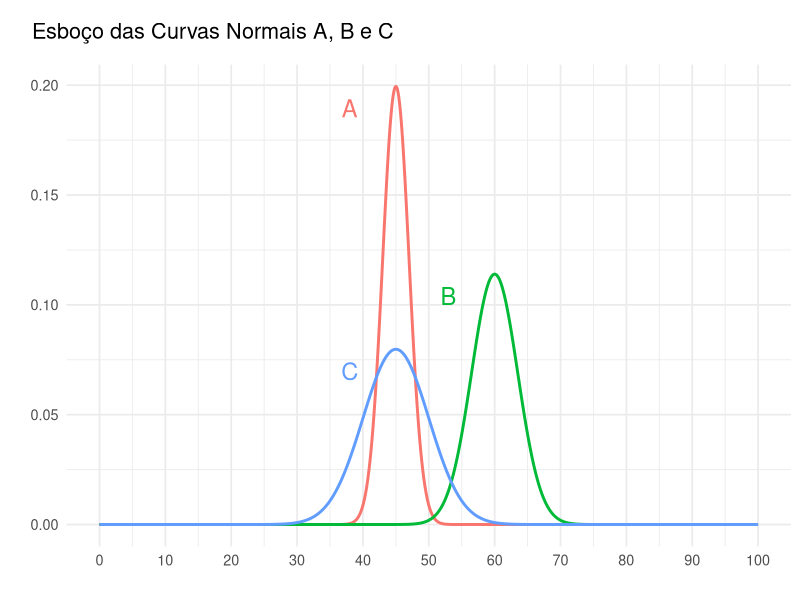
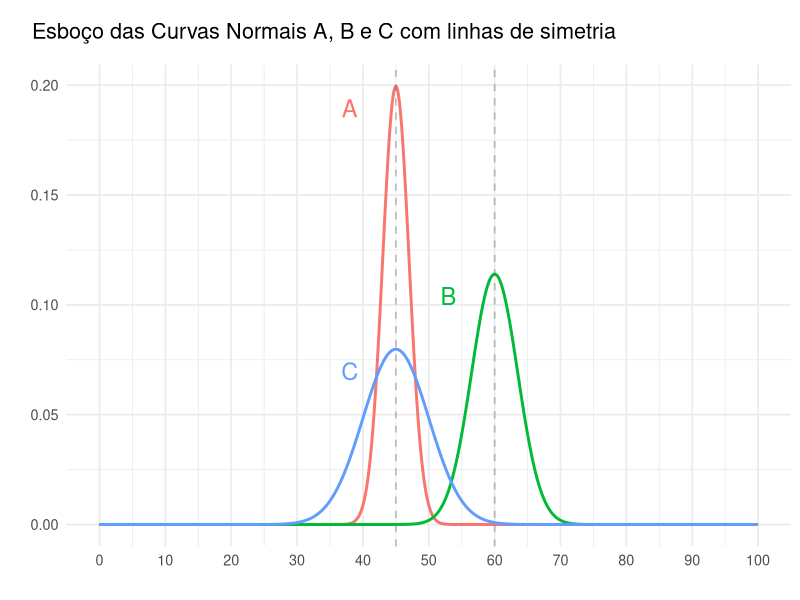
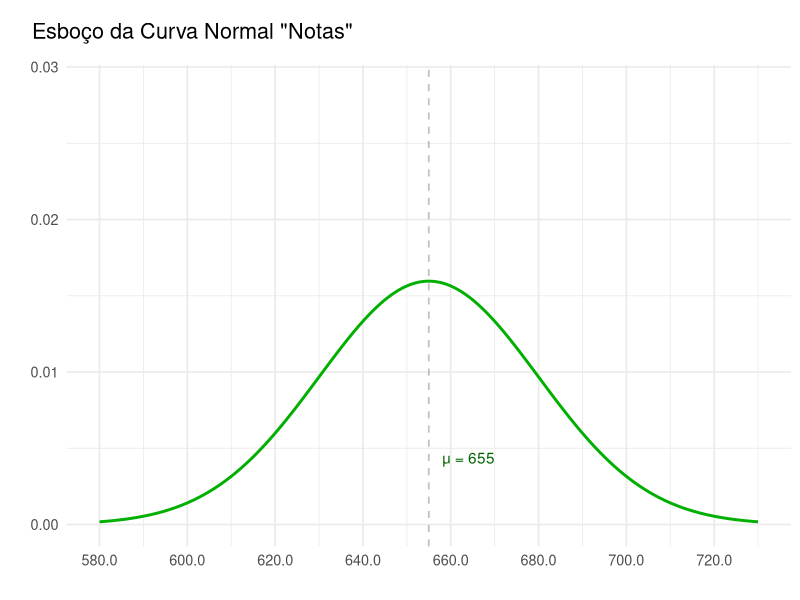
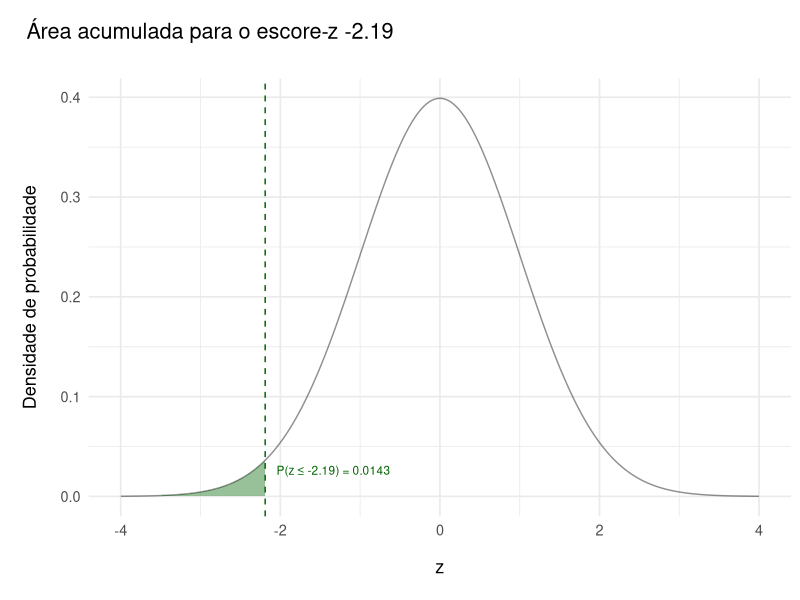
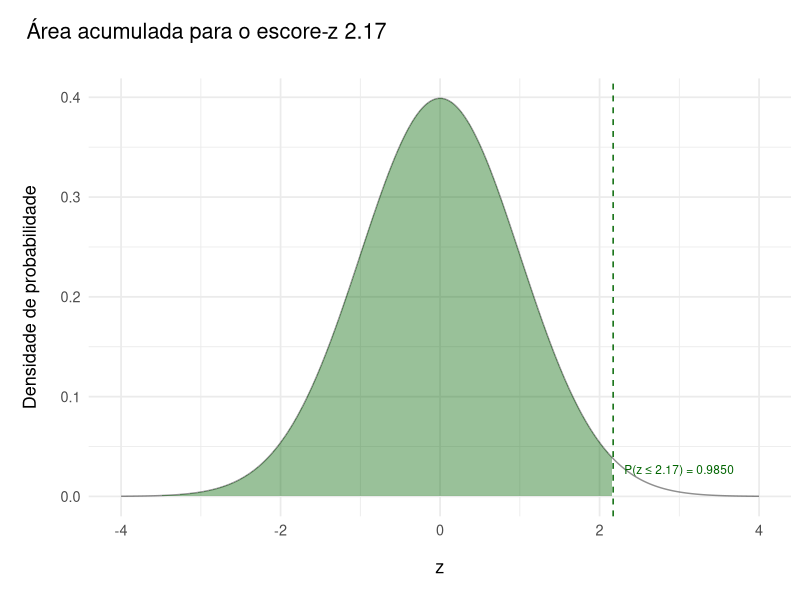
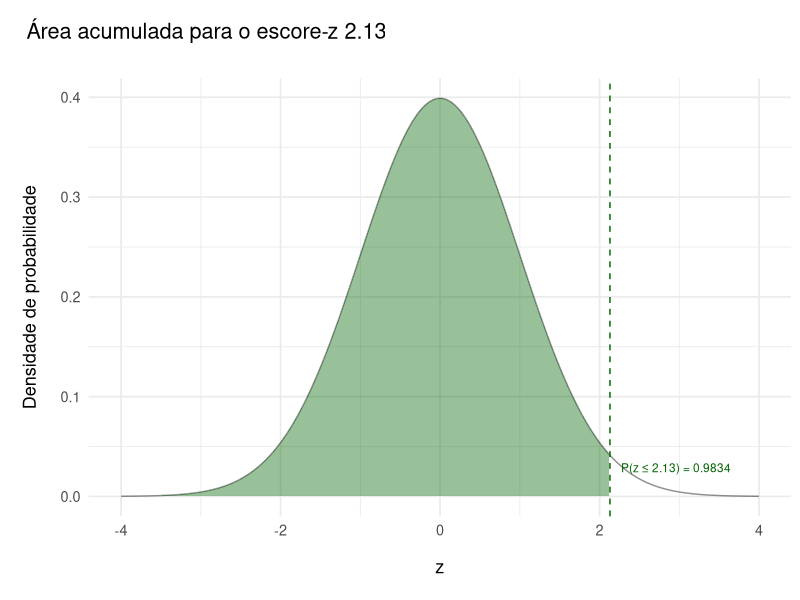
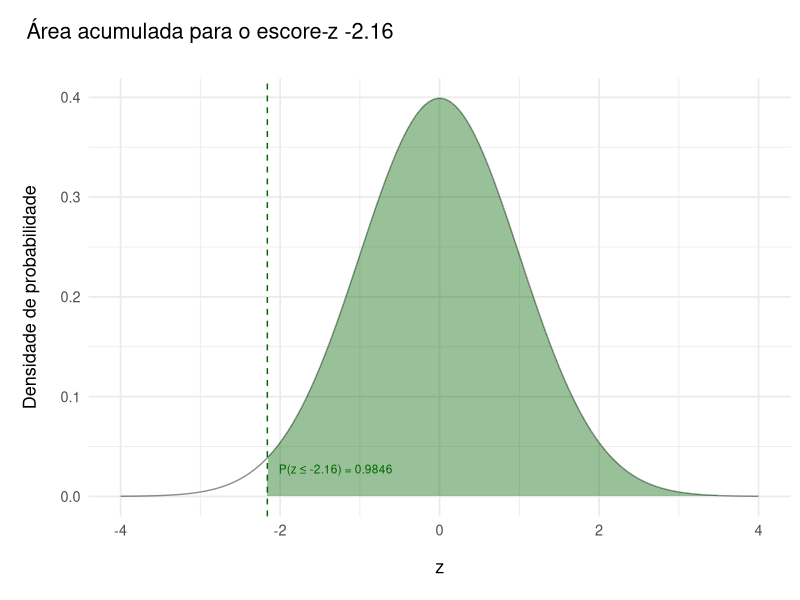
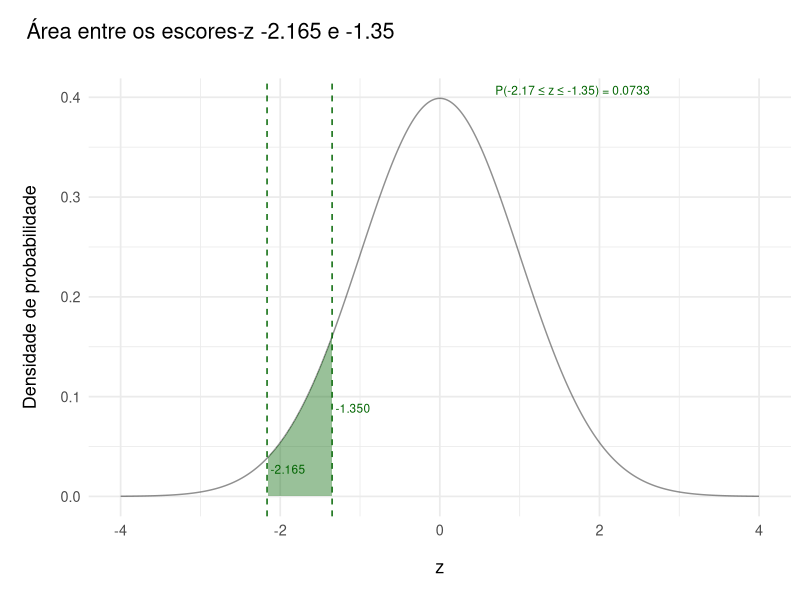

Recreate these plots in R, in order.
## ---- chunk 1
#| warning: false

library(ggplot2)
library(dplyr)
library(tidyr)
library(scales)
## ---- chunk 2
#| code-fold: true

exp(1i * pi) + 1
## ---- chunk 3
## Usando notação Latex, mostra um número com seis casas decimais e
## a porcentagem equivalente com duas casas decimais
ppercent <- function(raw) {
  sprintf("$$P = %.6f \\approx %.2f\\%%$$", raw, raw * 100) |> cat()
}

## Arredonda um número para 4 casas decimais
r4 <- function(float) {
  round(float, digits = 4)
}

## Arredonda um número para 2 casas decimais
r2 <- function(float) {
  round(float, digits = 2)
}
## ---- chunk 4
curves <- tibble(
  curve = c("A", "B", "C"), # Curva
  mu = c(45, 60, 45),       # Média
  sigma = c(2, 3.5, 5),     # Desvio padrão
)
## ---- chunk 5
x_vector <- seq(0, 100, length.out = 1000)
## ---- chunk 6
density <- curves |>
  # Para estruturar o dataset, repetimos os atributos de cada curva 1000 vezes
  slice(rep(seq_len(n()), each = length(x_vector))) |>
  # Adicionamos uma nova coluna, que insere os valores de x para cada linha
  mutate(x = rep(x_vector, times = nrow(curves))) |>
  # Finalmente, obtemos o y correspondente na FDP em outra nova coluna
  mutate(y = dnorm(x, mean = mu, sd = sigma)) |>
  # Precisamos apenas das colunas curve (A, B ou C), x e y
  select(curve, x, y)
## ---- chunk 7
#| code-fold: true

## Define as posições dos rótulos sobre cada curva
## A partir do ponto máximo de cada curva, calculamos uma posição um pouco mais
## à esquerda e abaixo para posicionar os rótulos
label_positions <- curves |>
  transmute(curve,
    x = mu - 7,
    y = dnorm(mu, mean = mu, sd = sigma) - 0.01
  )

## Plota os dados
plot <- ggplot(density, aes(x, y, color = curve)) +
  geom_line(linewidth = 1, show.legend = FALSE) +
  geom_text(
    data = label_positions, aes(x = x, y = y, label = curve),
    size = 6,
    show.legend = FALSE,
  ) +
  labs(
    title = "Esboço das Curvas Normais A, B e C",
    x = "", y = "",
  ) +
  scale_x_continuous(
    breaks = seq(0, 100, by = 10),
    minor_breaks = seq(0, 100, by = 5)
  ) +
  theme_minimal(base_size = 13) +
  theme(
    plot.title = element_text(margin = margin(l = -25, t = 10, b = 15))
  )

plot
## ---- chunk 8
#| code-fold: true

bisectors <- curves |>
  transmute(curve, xintercept = mu)

plot +
  labs(
    title = "Esboço das Curvas Normais A, B e C com linhas de simetria",
  ) +
  geom_vline(
    data = bisectors,
    aes(xintercept = xintercept),
    color = "#66666666",
    linetype = "dashed",
    linewidth = 0.6,
    show.legend = FALSE
  )
## ---- chunk 9
#| code-fold: true

## Plota o gráfico de uma curva de distribuição normal
plot_draft <- function(density, curve, properties) {
  p <- properties
  mu <- slice_head(curve)$mu
  sigma <- slice_head(curve)$sigma

  bisectors <- curve |>
    transmute(curve, xintercept = mu)

  plot <- ggplot(density, aes(x, y)) +

    geom_line(color = "#00af00", linewidth = 1, show.legend = FALSE) +
    geom_vline(
      data = bisectors,
      aes(xintercept = xintercept),
      color = "#66666666",
      linetype = "dashed",
      linewidth = 0.6,
      show.legend = FALSE
    ) +
    annotate(
     "text",
      x    = mu,
      y    = dnorm(mu, mean = mu, sd = sigma) * 0.25,
      label = paste0("μ = ", mu),
      vjust = 0,
      hjust = -0.25,
      color = "darkgreen"
    ) +
    labs(
      title = paste("Esboço da Curva Normal \"", p$name, "\"", sep = ""),
      x = "",
      y = ""
    ) +
    scale_x_continuous(
      breaks = seq(p$x_min, p$x_max, by = p$x_step),
      minor_breaks = seq(p$x_min, p$x_max, by = p$x_step / 2),
      labels = label_number(accuracy = 0.1),
    ) +
    scale_y_continuous(
      limits = c(0, max(density$y) * p$y_max_multiplier)
    ) +
    theme_minimal(base_size = 13) +
    theme(plot.title = element_text(margin = margin(l = -25, t = 10, b = 15)))

  plot
}
## ---- chunk 10

draft <- function(name, mu, sigma, x_min, x_max, x_step, y_max_multiplier = 1) {

    curve <- tibble(
      curve = name,
      mu = mu,
      sigma = sigma,
    )

    x_vector <- seq(x_min, x_max, length.out = 1000)

    density <- curve |>
      slice(rep(seq_len(n()), each = length(x_vector))) |>
      mutate(x = x_vector) |>
      mutate(y = dnorm(x, mean = mu, sd = sigma)) |>
      select(curve, x, y)

    graph_properties <- list(
      name = name,
      x_min = x_min,
      x_max = x_max,
      x_step = x_step,
      y_max_multiplier = y_max_multiplier
    )

    plot_draft(density, curve, graph_properties)
  }
## ---- chunk 11
draft(
  name = "Notas",
  mu = 655,
  sigma = 25,
  x_min = 580,
  x_max = 730,
  x_step = 20,
  y_max_multiplier = 1.8
)
## ---- chunk 12
#| code-fold: true

z_plot <- function(z, right = FALSE, opposite = NULL) {

opp <- if (is.null(opposite)) if (right) 4 else -4 else opposite

## Cria um conjunto de 400 valores para x entre -4 e 4
x_vals <- seq(-4, 4, length.out = 400)

## Cria uma tibble com os valores de x e seus equivalentes em y
pairs <- tibble(x = x_vals, y = dnorm(x_vals))

plot <- ggplot(
  # Traça a curva usando os valores de x e y
  pairs, aes(x, y)) +
  geom_line(linewidth = 0.5, color = "#0000006f") +
  geom_area(
    # Obtém apenas a área onde x <= z
    data = subset(pairs, if (right) (x >= z & x <= opp) else (x >= opp & x <= z)),
    aes(x, y),
    # Colore a área obtida em verde
    fill = "darkgreen", alpha = 0.4
  ) +
  # Traça uma linha perpendicular a x sobre z
  geom_vline(xintercept = z, linetype = "dashed", color = "darkgreen") +
    labs(
      x = "z",
      y = "Densidade de probabilidade"
    ) +
  # Demais parâmetros para a aparência e tamanho do gráfico
  theme_minimal(base_size = 13) +
  theme(
    plot.title = element_text(margin = margin(l = -45, t = 10, b = 25)),
    axis.title.y = element_text(
      margin = margin(t = 0, r = 15, b = 0, l = 10, unit = "pt")
    ),
    axis.title.x = element_text(
      margin = margin(t = 15, r = 0, b = 10, l = 0, unit = "pt")
    )
  )

  plot <- if (!is.null(opposite)) {
    plot +
      # Adiciona título e rótulos dos eixos
      labs(
        title = paste("Área entre os escores-z", r4(z), "e", r4(opp)),
      ) +
      geom_vline(
        xintercept = opp,
        linetype = "dashed",
        color = "darkgreen"
      ) +
      annotate(
        "text",
        x = z, y = dnorm(z) * 0.5,
        label = sprintf("%.3f", z),
        size = 3,
        vjust = -0.4,
        hjust = -0.1,
        color = "darkgreen"
      ) +
      annotate(
        "text",
        x = opp, y = dnorm(opp) * 0.5,
        label = sprintf("%.3f", opp),
        size = 3,
        vjust = -0.4,
        hjust = -0.1,
        color = "darkgreen"
      ) +
      annotate(
        "text",
        x = 0.5, y = dnorm(0),
        label = sprintf(
          "P(%.2f ≤ z ≤ %.2f) = %.4f",
          if (z < opp) z else opp,
          if (z > opp) z else opp,
          abs(pnorm(z) - pnorm(opp))
        ),
        size = 3,
        vjust = -0.4,
        hjust = -0.1,
        color = "darkgreen"
    )
  } else {
    plot +
    # Adiciona título e rótulos dos eixos
    labs(
      title = paste("Área acumulada para o escore-z", r4(z)),
    ) +
    # Anota o valor correspondente à área
    annotate(
      "text",
      x = z, y = dnorm(z) * 0.5,
      label = sprintf("P(z ≤ %.2f) = %.4f", z, pnorm(z, lower.tail = !right)),
      size = 3,
      vjust = -0.4,
      hjust = -0.1,
      color = "darkgreen"
    )
  }
  plot
}
## ---- chunk 13
#| output: asis
pnorm(-2.19) |> ppercent()
## ---- chunk 14
z_plot(-2.19)
## ---- chunk 15
#| output: asis
pnorm(2.17) |> ppercent()
## ---- chunk 16
z_plot(2.17)
## ---- chunk 17
z_plot(2.13)
## ---- chunk 18
#| output: asis
pnorm(2.13) |> ppercent()
## ---- chunk 19
1 - pnorm(-2.16)
## ---- chunk 20
#| output: asis
pnorm(-2.16, lower.tail = FALSE) |> ppercent()
## ---- chunk 21
z_plot(-2.16, right = TRUE)
## ---- chunk 22
#| output: asis
pnorm(-2.16) |> ppercent()
## ---- chunk 23
1 - pnorm(-2.16)
## ---- chunk 24
z_plot(-2.165, right = TRUE, opposite = -1.35)
## ---- chunk 25
pnorm(-1.35)
## ---- chunk 26
pnorm(-2.165)
## ---- chunk 27
pnorm(-1.35) - pnorm(-2.165)
## ---- chunk 28
#| output: asis
#| echo: false
(pnorm(-1.35) - pnorm(-2.165)) |> ppercent()
## ---- chunk 29
e7 <- list(
  mu = 67,
  sigma = 3.5,
  x = 70
)

## ---- chunk 30
draft(
  name = "Velocidade",
  mu = e7$mu,
  sigma = e7$sigma,
  x_min = e7$mu - e7$sigma * 3.5,
  x_max = e7$mu + e7$sigma * 3.5,
  x_step = ceiling(e7$sigma / 2),
)
## ---- chunk 31

z <- (e7$x - e7$mu) / e7$sigma
z
## ---- chunk 32
#| output: asis
(1 - pnorm(z)) |> ppercent()
## ---- chunk 33
z_plot(z, right = TRUE)
## ---- chunk 34
e8 <- list(
  mu = 45,
  sigma = 12,
  x1 = 33,
  x2 = 60
)

## ---- chunk 35
draft(
  name = "Permanência",
  mu = e8$mu,
  sigma = e8$sigma,
  x_min = e8$mu - e8$sigma * 3.5,
  x_max = e8$mu + e8$sigma * 3.5,
  x_step = ceiling(e8$sigma / 2),
)
## ---- chunk 36

z1 <- (e8$x1 - e8$mu) / e8$sigma
z1
## ---- chunk 37

z2 <- (e8$x2 - e8$mu) / e8$sigma
z2
## ---- chunk 38
#| output: asis
p <- abs(pnorm(z2) - pnorm(z1))
p |> ppercent()
## ---- chunk 39
z_plot(z2, opposite = z1)
## ---- chunk 40
z <- qnorm(0.9616)
z
## ---- chunk 41
alpha <- 0.05
z95 <- qnorm(1 - alpha/2)
z95
## ---- chunk 42
pnorm(z95)
## ---- chunk 43
qnorm(pnorm(z95))
## ---- chunk 44
p10 <- qnorm(0.1)
p20 <- qnorm(0.2)
p99 <- qnorm(0.99)

p10
p20
p99
## ---- chunk 45
e12 <- list(
  mu = 52,
  sigma = 15,
  x1 = NULL,
  x2 = NULL,
  x2 = NULL,
  z1 = -2.33,
  z2 = 3.1,
  z3 = 0.58
)

## ---- chunk 46
#| code-fold: true
draft(
  name = "Pesos",
  mu = e12$mu,
  sigma = e12$sigma,
  x_min = e12$mu - e12$sigma * 3.5,
  x_max = e12$mu + e12$sigma * 3.5,
  x_step = ceiling(e12$sigma / 2),
)
## ---- chunk 47
e12$x1 <- e12$mu + e12$sigma * e12$z1
e12$x1

e12$x2 <- e12$mu + e12$sigma * e12$z2
e12$x2

e12$x3 <- e12$mu + e12$sigma * e12$z3
e12$x3
## ---- chunk 48
e13 <- list(
  mu = 129,
  sigma = 5.18,
  x = NULL,
  z = NULL
)

## ---- chunk 49
#| code-fold: true
draft(
  name = "Frenagem",
  mu = e13$mu,
  sigma = e13$sigma,
  x_min = e13$mu - e13$sigma * 3.5,
  x_max = e13$mu + e13$sigma * 3.5,
  x_step = ceiling(e13$sigma),
)
## ---- chunk 50
e13$z <- qnorm(0.01)
e13$z
## ---- chunk 51
z_plot(e13$z)
## ---- chunk 52
e13$x <- e13$mu + e13$sigma * e13$z
e13$x
## ---- chunk 53
e14 <- list(
  mu = 11.2,
  sigma = 2.1,
  p = 0.1,
  x = NULL,
  z = NULL
)

## ---- chunk 54
#| code-fold: true
draft(
  name = "Tempo de Trabalho",
  mu = e14$mu,
  sigma = e14$sigma,
  x_min = e14$mu - e14$sigma * 3.5,
  x_max = e14$mu + e14$sigma * 3.5,
  x_step = ceiling(e14$sigma / 2),
)
## ---- chunk 55
e14$z <- qnorm(e14$p)
e14$z
## ---- chunk 56
z_plot(e14$z)
## ---- chunk 57
e14$x <- e14$mu + e14$sigma * e14$z
e14$x
## ---- chunk 58
#| code-fold: true

e15 <- list(
  mu = 47,
  sigma = 9,
  n = 64,
  s = NULL
)

## ---- chunk 59
e15$s <- e15$sigma / sqrt(e15$n)
## ---- chunk 60
#| code-fold: true

draft(
  name = "Contas de Telefone (Amostral)",
  mu = e15$mu,
  sigma = e15$s,
  x_min = e15$mu - e15$s * 3.5,
  x_max = e15$mu + e15$s * 3.5,
  x_step = ceiling(e15$s / 2),
)
## ---- chunk 61
#| code-fold: true

e16 <- list(
  mu = 3.5,
  sigma = 0.2,
  n = 16,
  s = NULL
)

## ---- chunk 62
e16$s <- e16$sigma / sqrt(e16$n)
## ---- chunk 63
#| code-fold: true

draft(
  name = "Diâmetros (Amostral)",
  mu = e16$mu,
  sigma = e16$s,
  x_min = e16$mu - e16$s * 3.5,
  x_max = e16$mu + e16$s * 3.5,
  x_step = 0.05,
)
## ---- chunk 64
#| code-fold: true

e17 <- list(
  mu = 25,
  sigma = 1.5,
  n = 100,
  x1 = 24.7,
  x2 = 25.5,
  s = NULL
)

## ---- chunk 65
e17$s <- e17$sigma / sqrt(e17$n)
## ---- chunk 66
#| code-fold: true

draft(
  name = "Tempo Dirigindo (Amostral)",
  mu = e17$mu,
  sigma = e17$s,
  x_min = e17$mu - e17$s * 3.5,
  x_max = e17$mu + e17$s * 3.5,
  x_step = e17$s,
)
## ---- chunk 67
#| output: asis
(pnorm(e17$x2, mean = e17$mu, sd = e17$s) -
pnorm(e17$x1, mean = e17$mu, sd = e17$s)) |>
  ppercent()
## ---- chunk 68
#| code-fold: true

e18 <- list(
  mu = 176800,
  sigma = 50000,
  n = 12,
  x = 160000,
  z = NULL,
  s = NULL
)

## ---- chunk 69
e18$s <- e18$sigma / sqrt(e18$n)
## ---- chunk 70
#| code-fold: true

draft(
  name = "Residências (Amostral)",
  mu = e18$mu,
  sigma = e18$s,
  x_min = e18$mu - e18$s * 3.5,
  x_max = e18$mu + e18$s * 3.5,
  x_step = e18$s * 2,
)
## ---- chunk 71
e18$z <- (e18$x - e18$mu) / e18$s
## ---- chunk 72
z_plot(e18$z, right = TRUE)
## ---- chunk 73
#| output: asis
pnorm(e18$z, lower.tail = FALSE) |> ppercent()
## ---- chunk 74
#| code-fold: true

e19 <- list(
  mu = 190,
  sigma = 48,
  n = 10,
  x = 200,
  z = NULL,
  z_barra = NULL,
  s = NULL
)

## ---- chunk 75
e19$s <- e19$sigma / sqrt(e19$n)
## ---- chunk 76
#| code-fold: true

draft(
  name = "Monitores (Amostral)",
  mu = e19$mu,
  sigma = e19$s,
  x_min = e19$mu - e19$s * 3.5,
  x_max = e19$mu + e19$s * 3.5,
  x_step = ceiling(e19$s / 2),
)
## ---- chunk 77
e19$z <- (e19$x - e19$mu) / e19$sigma
e19$z_barra <- (e19$x - e19$mu) / e19$s
## ---- chunk 78
#| output: asis
pnorm(e19$z) |> ppercent()
## ---- chunk 79
#| output: asis
pnorm(e19$z_barra) |> ppercent()
## ---- chunk 80
z_plot(e19$z)
z_plot(e19$z_barra)
## ---- chunk 81
#| code-fold: true

e20 <- list(
  n = 100,
  p = 0.34,
  q = NULL,
  np = NULL,
  nq = NULL
)

## ---- chunk 82
e20$q <- 1 - e20$p
## ---- chunk 83
e20$np <- e20$n * e20$p
e20$nq <- e20$n * e20$q
## ---- chunk 84
mu_b <- e20$np
sigma_b <- sqrt(e20$n * e20$p * e20$q)
## ---- chunk 85
#| code-fold: true

e21 <- list(
  n = 100,
  p = 0.34,
  q = NULL,
  np = NULL,
  nq = NULL,
  mu = NULL,
  sigma = NULL,
  z = NULL,
  ps = NULL,
  a = NULL
)

## ---- chunk 86
e21$q <- 1 - e21$p
e21$np <- e21$n * e21$p
e21$nq <- e21$n * e21$q
## ---- chunk 87
e21$mu <- e21$np
e21$sigma <- sqrt(e21$n * e21$p * e21$q)
## ---- chunk 88
e21$a <- 30.5
## ---- chunk 89
e21$z <- (e21$a - e21$mu) / e21$sigma
e21$ps <- pnorm(e21$z, lower.tail = FALSE)
## ---- chunk 90
z_plot(e21$z)
## ---- chunk 91
#| code-fold: true

x_vector <- seq(e21$mu - 4*e21$sigma, e21$mu + 4*e21$sigma, length.out = 400)
pairs <- tibble(x = x_vector, y = dnorm(
  x_vector,
  mean = e21$mu,
  sd = e21$sigma
)
)

ggplot(pairs, aes(x, y)) +
  geom_line(color = "darkgreen") +
  geom_area(data = subset(pairs, x >= e21$a),
    aes(x, y),
    fill = "darkgreen", alpha = 0.4) +
  geom_vline(xintercept = e21$a, linetype = "dashed") +
   labs(
    title = paste(
      "Aproximação Normal para Binomial, n =", e21$n, "p =", e21$p
    ),
    subtitle = "Em destaque, P(X > 30) com correção de continuidade",
    x = "X",
    y = "Densidade de probabilidade"
  ) +
  theme_minimal(base_size = 13) +
  theme(
    plot.title = element_text(margin = margin(l = -45, t = 10, b = 5)),
    plot.subtitle = element_text(margin = margin(l = -45, t = 5, b = 25)),
    axis.title.y = element_text(
      margin = margin(t = 0, r = 15, b = 0, l = 10, unit = "pt")
    ),
    axis.title.x = element_text(
      margin = margin(t = 15, r = 0, b = 0, l = 0, unit = "pt")
    )
  )
## ---- chunk 92
#| code-fold: true

e22 <- list(
  n = 100,
  p = 0.58,
  q = NULL,
  k = 100,
  np = NULL,
  nq = NULL,
  mu = NULL,
  sigma = NULL,
  z = NULL,
  ps = NULL,
  a = NULL
)

## ---- chunk 93
e22$q <- 1 - e22$p
e22$np <- e22$n * e22$p
e22$nq <- e22$n * e22$q
## ---- chunk 94
e22$mu <- e22$np
e22$sigma <- sqrt(e22$n * e22$p * e22$q)
## ---- chunk 95
#| code-fold: true

e23 <- list(
  n = 75,
  p = 0.32,
  q = NULL,
  x = 15,
  np = NULL,
  nq = NULL,
  mu = NULL,
  sigma = NULL,
  xs = NULL,
  xs = NULL,
  zs = NULL,
  zi = NULL,
  prob = NULL
)

## ---- chunk 96
e23$q <- 1 - e23$p
e23$np <- e23$n * e23$p
e23$nq <- e23$n * e23$q
## ---- chunk 97
e23$mu <- e23$np
e23$sigma <- sqrt(e23$n * e23$p * e23$q)
## ---- chunk 98
e23$xi <- e23$x - 0.5
e23$xs <- e23$x + 0.5

e23$zi <- (e23$xi - e23$mu) / e23$sigma
e23$zs <- (e23$xs - e23$mu) / e23$sigma
## ---- chunk 99
#| output: asis
pnorm(e23$zs) - pnorm(e23$zi) |> ppercent()
## ---- chunk 100
z_plot(e23$zs, opposite = e23$zi)
## ---- chunk 101
hours <- c(
  26, 25, 32, 31, 28, 28,
  28, 22, 28, 25, 21, 40,
  32, 22, 25, 22, 26, 24,
  46, 20, 35, 22, 32, 48,
  32, 36, 38, 32, 22, 19
)
## ---- chunk 102
x_bar <- mean(hours)
x_bar
## ---- chunk 103
n     <- length(hours)      # tamanho da amostra
sigma <- 7.9                # desvio populacional
alpha <- 0.05               # 95% de confiança
z_c   <- qnorm(1 - alpha/2) # z-crítico
## ---- chunk 104
E = z_c * sigma / sqrt(n)
## ---- chunk 105
n <- length(hours)
s <- sd(hours)
alpha <- 0.05
f <- n - 1 # degrees of freedom
t_c <- qt(1 - alpha/2, f)
## ---- chunk 106
x_bar <- mean(hours)
E <- t_c * s / sqrt(n)
## ---- chunk 107
li <- x_bar - E
ls <- x_bar + E
## ---- chunk 108
hours <- c(
  30, 26, 33, 26, 26, 33, 31, 31, 21, 37,
  27, 20, 34, 35, 30, 24, 38, 34, 39, 31,
  22, 30, 23, 23, 31, 44, 31, 33, 33, 26,
  27, 28, 25, 35, 23, 32, 29, 31, 25, 27
)

sigma <- 7.9
E <- 2
alpha <- 0.05
z_c <- qnorm(1 - alpha / 2)
## ---- chunk 109
n <- ceiling((z_c * sigma / E)^2)
n
## ---- chunk 110
n <- 22
f <- n - 1
## ---- chunk 111
c <- 0.90
## ---- chunk 112
alpha <- 1 - c
t_c <- qt(1 - alpha / 2, f)
## ---- chunk 113
n <- 16
mu <- 162
s <- 10
f <- n - 1
se <- s / sqrt(n)
## ---- chunk 114
## 90%
alpha90 <- 0.10
t90 <- qt(1 - alpha90 / 2, f)
e90 <- t90 * se
ci90 <- list(i = x_bar - e90, s = x_bar + e90)

## 99%
alpha99 <- 0.01
t99 <- qt(1 - alpha99 / 2, f)
e99 <- t99 * se
ci99 <- list(i = x_bar - e99, s = x_bar + e99)
## ---- chunk 115
n     <- 36
mu <- 9.75
s     <- 2.39
f    <- n - 1
se    <- s / sqrt(n)
## ---- chunk 116
## 90%
t90  <- qt(0.95, f)
e90  <- t90 * se
ci90 <- list(i = mu - e90, s = x_bar + e90)

## 95%
t95  <- qt(0.975, f)
e95  <- t95 * se
ci95 <- list(i = mu - e95, s = x_bar + e95)
## ---- chunk 117
ci90
ci95
## ---- chunk 118
n <- 18
x_bar <- 64
s <- 2.5
f <- n - 1
## ---- chunk 119
alpha <- 0.10
t_c <- qt(1 - alpha / 2, f)
se <- s / sqrt(n)
## ---- chunk 120
me <- t_c * se
## ---- chunk 121
c_i <- x_bar - me
c_s <- x_bar + me
## ---- chunk 122
x <- 123
n <- 2462
## ---- chunk 123
p_h <- x / n
## ---- chunk 124
x     <- 123
n     <- 2462
p_h <- x / n
q_h <- 1 - p_h
## ---- chunk 125
np  <- n * p_h
nq  <- n * q_h
## ---- chunk 126
z_c <- qnorm(0.95)
e <- z_c * sqrt(p_h * q_h / n)
## ---- chunk 127
l_i <- p_h - e
l_s <- p_h + e
## ---- chunk 128
n <- 498
p_h <- 0.25
q_h <- 1 - p_h
p_h
q_h
## ---- chunk 129
np  <- n * p_h
nq  <- n * q_h
## ---- chunk 130
z_c <- qnorm(0.995)
e <- z_c * sqrt(p_h * q_h / n)
## ---- chunk 131
l_i <- p_h - e
l_s <- p_h + e
## ---- chunk 132
p_h1 <- 0.5
q_h1 <- 1 - p_h1

p_h2 <- 0.31
q_h2 <- 1 - p_h2

z_c <- qnorm(0.95)
e <- 0.02
## ---- chunk 133
n1 <- (z_c^2 * p_h1 * q_h1) / e^2

n2 <- (z_c^2 * p_h2 * q_h2) / e^2
## ---- chunk 134
n1 <- ceiling(n1)
n2 <- ceiling(n2)
## ---- chunk 135
n <- 30
f <- n - 1
conf <- 0.90
alpha <- 1 - conf
f
alpha
## ---- chunk 136
c_r <- qchisq(1 - alpha / 2, f)
c_l <- qchisq(alpha / 2,     f)
## ---- chunk 137
n <- 30
f <- n - 1
s <- 1.20

conf1 <- 0.90; alpha1 <- 1 - conf1
conf2 <- 0.95; alpha2 <- 1 - conf2

c_r1 <- qchisq(1 - alpha1 / 2, f)
c_l1 <- qchisq(alpha1 / 2, f)

c_r2 <- qchisq(1 - alpha2 / 2, f)
c_l2 <- qchisq(alpha2 / 2, f)
## ---- chunk 138
var_est <- (f * s^2)

# 90%
v1_i <- var_est / c_r1
v1_s <- var_est / c_l1

# 95%
v2_i <- var_est / c_r2
v2_s <- var_est / c_l2
## ---- chunk 139
sd1_i <- sqrt(v1_i)
sd1_s <- sqrt(v1_s)

sd2_i <- sqrt(v2_i)
sd2_s <- sqrt(v2_s)
## ---- chunk 140
z0 <- 2.1
p_b <- 2 * (1 - pnorm(abs(z0)))
p_b
## ---- chunk 141
z0 <- 1.5
p_u <- 1 - pnorm(z0)
p_u
## ---- chunk 142
z_plot(qnorm(1 - p_u), right = TRUE)
## ---- chunk 143
#| code-fold: true

z_crit <- qnorm(1 - p_b / 2)
pairs <- tibble(x = seq(-4, 4, length.out = 1000))
pairs$y <- dnorm(pairs$x)

ggplot(pairs, aes(x, y)) +
  geom_line() +
  geom_area(
    data = subset(pairs, x <= -z_crit), aes(x, y),
    fill = "darkgreen",
    alpha = 0.5
  ) +
  geom_area(
    data = subset(pairs, x >=  z_crit), aes(x, y),
    fill = "darkgreen",
    alpha = 0.5
  ) +
  geom_vline(xintercept = c(-z_crit, z_crit), linetype = "dashed") +
  labs(
    title = "Teste Bilateral",
    x = "z",
    y = "Densidade de probabilidade"
  ) +
  theme_minimal(base_size = 13) +
  theme(
    plot.title = element_text(margin = margin(l = -45, t = 10, b = 5)),
    plot.subtitle = element_text(margin = margin(l = -45, t = 5, b = 25)),
    axis.title.y = element_text(
      margin = margin(t = 0, r = 15, b = 0, l = 10, unit = "pt")
    ),
    axis.title.x = element_text(
      margin = margin(t = 15, r = 0, b = 0, l = 0, unit = "pt")
    )
  )
## ---- chunk 144
z <- -1.71
p <- pnorm(z)
p
## ---- chunk 145
z <- 1.64
p <- pnorm(z)
p
## ---- chunk 146
p_2 <- 2 * (1 - pnorm(z))
p_2
## ---- chunk 147
x_bar <- 36
mu <- 35
sigma <- 4
n <- 100

z <- (x_bar - mu) / (sigma / sqrt(n))
z
## ---- chunk 148
p <- 1 - pnorm(z)
p
## ---- chunk 149
alpha <- 0.01
## ---- chunk 150
x_bar <- 3.3
mu  <- 3
sigma <- 0.5
n <- 25

z <- (x_bar - mu) / (sigma / sqrt(n))
z
## ---- chunk 151
p <- 2 * (1 - pnorm(abs(z)))
p
## ---- chunk 152
alpha <- 0.10
## ---- chunk 153
z_plot(qnorm(alpha))
## ---- chunk 154
z <- -1.28
a <- pnorm(z)
a
## ---- chunk 155
z_a <- qnorm(a)
z_a
## ---- chunk 156
z_plot(z_a)
## ---- chunk 157
#| code-fold: true

alpha <- 0.08
z_i <- qnorm(alpha / 2)
z_s <- qnorm(1 - alpha / 2)

df <- tibble(x = seq(-4, 4, length.out = 400))
df$y <- dnorm(df$x)

ggplot(df, aes(x = x, y = y)) +
  geom_line(linewidth = 1) +
  geom_ribbon(data = subset(df, x <= z_i),
              aes(ymin = 0, ymax = y),
              fill = "darkgreen", alpha = 0.5) +
  geom_ribbon(data = subset(df, x >= z_s),
              aes(ymin = 0, ymax = y),
              fill = "darkgreen", alpha = 0.5) +
  geom_vline(xintercept = c(z_i, z_s),
             linetype = "dashed", color = "darkgreen") +
  annotate("text", x = z_i, y = max(df$y) * 0.6,
           label = paste0("z_i = ", round(z_i, 3)),
           hjust = 1.1, color = "darkgreen") +
  annotate("text", x = z_s, y = max(df$y) * 0.6,
           label = paste0("z_s = ", round(z_s, 3)),
           hjust = -0.1, color = "darkgreen") +
  labs(
    title = "Curva Normal Padrão: α/2 em cada cauda",
    x = "z",
    y = "f(z)"
  ) +
  theme_minimal(base_size = 13) +
  theme(
    plot.title = element_text(margin = margin(l = -45, t = 10, b = 5)),
    plot.subtitle = element_text(margin = margin(l = -45, t = 5, b = 25)),
    axis.title.y = element_text(
      margin = margin(t = 0, r = 15, b = 0, l = 10, unit = "pt")
    ),
    axis.title.x = element_text(
      margin = margin(t = 15, r = 0, b = 0, l = 0, unit = "pt")
    )
  )
## ---- chunk 158
alpha <- 0.08
a_i <- pnorm(qnorm(alpha/2))
a_s <- pnorm(qnorm(1 - alpha/2))
## ---- chunk 159
z_i <- qnorm(0.04)
z_s <- qnorm(0.96)
z_i  # -1.750686
z_s  #  1.750686
## ---- chunk 160
x_bar  <- 66900
mu <- 68000
sigma <- 5500
n <- 20

z <- (x_bar - mu) / (sigma / sqrt(n))
p <- pnorm(z)
## ---- chunk 161
alpha1 <- 0.1
alpha2 <- 0.01
## ---- chunk 162
z_1 <- qnorm(1 - alpha1 / 2)
z_2 <- qnorm(1 - alpha2 / 2)
## ---- chunk 163
#| code-fold: true

library(ggplot2)
alpha <- 0.10
z0 <- qnorm(1 - alpha / 2)
x <- seq(-4, 4, length = 400)
y <- dnorm(x)
ggplot(data.frame(x, y), aes(x, y)) +
  geom_line() +
  geom_ribbon(data = subset(data.frame(x, y), x <= -z0),
    aes(ymin = 0, ymax = y), fill = "darkgreen", alpha = 0.5) +
  geom_ribbon(data = subset(data.frame(x, y), x >=  z0),
    aes(ymin = 0, ymax = y), fill = "darkgreen", alpha = 0.5) +
  geom_vline(
    xintercept = c(-z0, z0),
    linetype = "dashed",
    color = "darkgreen"
  ) +
  geom_vline(xintercept = z, colour = "darkgreen") +
  labs(title = "Teste Z bilateral",
    subtitle = paste("α = 0.1, z = ", round(z, 3))) +
  theme_minimal(base_size = 13) +
  theme(
    plot.title = element_text(margin = margin(l = -45, t = 10, b = 5)),
    plot.subtitle = element_text(margin = margin(l = -45, t = 5, b = 25)),
    axis.title.y = element_text(
      margin = margin(t = 0, r = 15, b = 0, l = 10, unit = "pt")
    ),
    axis.title.x = element_text(
      margin = margin(t = 15, r = 0, b = 0, l = 0, unit = "pt")
    )
  )
## ---- chunk 164
alpha <- 0.10
f    <- 8

t0 <- qt(1 - alpha, f)
## ---- chunk 165
alpha <- 0.05
f <- 15

t_i <- qt(alpha / 2, f)
t_s <- qt(1 - alpha / 2, f)
## ---- chunk 166
alpha <- 0.1
n <- 7
f <- n - 1
## ---- chunk 167
t <- qt(alpha, f)
## ---- chunk 168
x_bar <- 1125
mu <- 1200
s <- 55
n <- 7

t_stat <- (x_bar - mu) / (s / sqrt(n))
p <- pt(t_stat, f)
## ---- chunk 169
#| code-fold: true

pairs <- tibble(x = seq(-4, 4, length.out = 400))
pairs$y <- dt(pairs$x, df = f)

ggplot(pairs, aes(x, y)) +
  geom_line() +
  geom_ribbon(data = subset(pairs, x <= t0),
    aes(ymin = 0, ymax = y),
    fill = "darkgreen", alpha = 0.5) +
  geom_vline(xintercept = c(t0, t_stat),
    linetype = "dashed",
    color = c("black", "darkgreen")) +
  annotate("text", x = t0, y = max(pairs$y) * 0.9,
    label = paste0("t0=", round(t0, 3)),
    hjust = 1.1, color = "black") +
  annotate("text", x = t_stat, y = max(pairs$y) * 0.7,
    label = paste0("t=", round(t_stat, 3)),
    hjust = -0.1, color = "darkgreen") +
  labs(title = "Distribuição t (df=6)",
    subtitle = "Área à esquerda de t0 = região de rejeição",
    x = "t", y = "f(t)") +
  theme_minimal(base_size = 13) +
  theme(
    plot.title = element_text(margin = margin(l = -45, t = 10, b = 5)),
    plot.subtitle = element_text(margin = margin(l = -45, t = 5, b = 25)),
    axis.title.y = element_text(
      margin = margin(t = 0, r = 15, b = 0, l = 10, unit = "pt")
    ),
    axis.title.x = element_text(
      margin = margin(t = 15, r = 0, b = 0, l = 0, unit = "pt")
    )
  )
## ---- chunk 170
df    <- 38
t_crit05 <- qt(1 - 0.05 / 2, df)
t_crit01 <- qt(1 - 0.01 / 2, df)
t_crit05; -t_crit05
# [1]  2.024394 -2.024394

t_crit01; -t_crit01
# [1]  2.715158 -2.715158
## ---- chunk 171
# pH
xbar1 <- 6.7
mu01  <- 6.8
s1    <- 0.35
n1    <- 39
df    <- n1 - 1

t1    <- (xbar1 - mu01) / (s1 / sqrt(n1))
p1    <- 2 * pt(-abs(t1), df)

# condutividade
xbar2 <- 2350
mu02  <- 1890
s2    <- 900
n2    <- 39

t2    <- (xbar2 - mu02) / (s2 / sqrt(n2))
p2    <- 2 * pt(-abs(t2), df)

t1; p1
# t1 ≈ -1.786, p1 ≈ 0.081

t2; p2
# t2 ≈ 3.190,  p2 ≈ 0.0029
## ---- chunk 172
#| code-fold: true

pairs <- data.frame(x = seq(-4, 4, length.out = 400))
pairs$y <- dt(pairs$x, df = df)

ggplot(pairs, aes(x, y)) +
  geom_line() +
  geom_vline(xintercept = c(-t_crit05, t_crit05, t1),
             linetype = "dashed",
             color = c("red", "red","darkgreen")) +
  annotate("text", x = t1, y = max(pairs$y) * 0.7,
           label = paste0("t1=", round(t1, 3)),
           color = "blue") +
  labs(title = "Teste t bilateral para pH",
       subtitle = paste("t1 =", round(t1, 3),
                        " | região de rejeição |t| > 2.0244"),
       x = "t", y = "f(t)") +
  theme_minimal()
